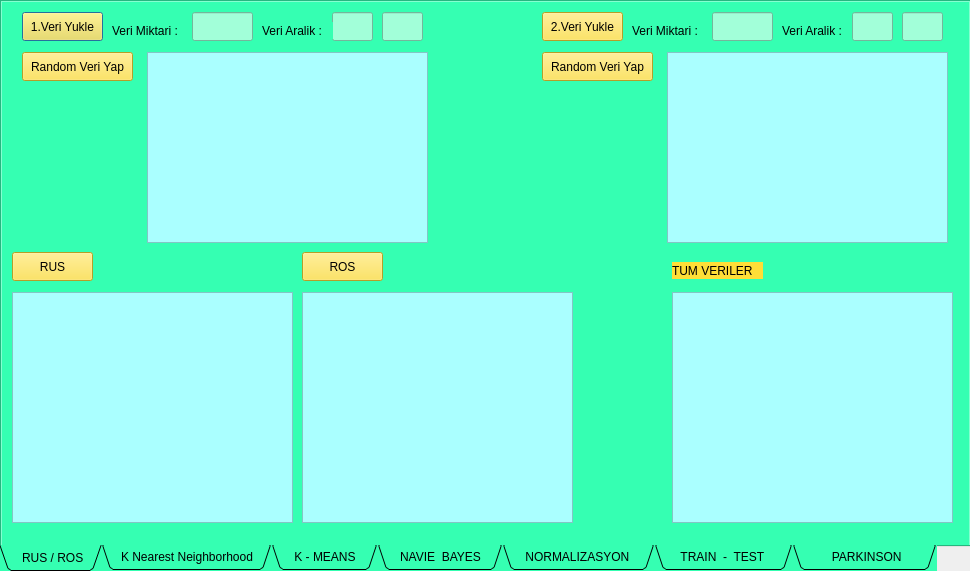
<?xml version="1.0" encoding="UTF-8"?>
<ui version="4.0">
 <class>Dialog</class>
 <widget class="QDialog" name="Dialog">
  <property name="geometry">
   <rect>
    <x>0</x>
    <y>0</y>
    <width>970</width>
    <height>571</height>
   </rect>
  </property>
  <property name="windowTitle">
   <string>Dialog</string>
  </property>
  <property name="styleSheet">
   <string notr="true"/>
  </property>
  <widget class="QTabWidget" name="tabWidget">
   <property name="geometry">
    <rect>
     <x>0</x>
     <y>0</y>
     <width>971</width>
     <height>571</height>
    </rect>
   </property>
   <property name="acceptDrops">
    <bool>false</bool>
   </property>
   <property name="layoutDirection">
    <enum>Qt::LeftToRight</enum>
   </property>
   <property name="autoFillBackground">
    <bool>false</bool>
   </property>
   <property name="styleSheet">
    <string notr="true">color: rgb(0, 0, 0);
background-color: rgb(53, 255, 178);</string>
   </property>
   <property name="tabPosition">
    <enum>QTabWidget::South</enum>
   </property>
   <property name="tabShape">
    <enum>QTabWidget::Triangular</enum>
   </property>
   <property name="currentIndex">
    <number>0</number>
   </property>
   <widget class="QWidget" name="tab">
    <attribute name="title">
     <string>   RUS / ROS  </string>
    </attribute>
    <widget class="QPushButton" name="RR_veriYukle1_btn">
     <property name="geometry">
      <rect>
       <x>20</x>
       <y>10</y>
       <width>81</width>
       <height>29</height>
      </rect>
     </property>
     <property name="styleSheet">
      <string notr="true">background-color: rgb(255, 222, 55);</string>
     </property>
     <property name="text">
      <string>1.Veri Yukle</string>
     </property>
    </widget>
    <widget class="QPushButton" name="RR_RveriOlustur1_btn">
     <property name="geometry">
      <rect>
       <x>20</x>
       <y>50</y>
       <width>111</width>
       <height>29</height>
      </rect>
     </property>
     <property name="styleSheet">
      <string notr="true">background-color: rgb(255, 222, 55);</string>
     </property>
     <property name="text">
      <string>Random Veri Yap</string>
     </property>
    </widget>
    <widget class="QLineEdit" name="RR_Varalik1_1_lineEd">
     <property name="geometry">
      <rect>
       <x>330</x>
       <y>10</y>
       <width>41</width>
       <height>29</height>
      </rect>
     </property>
     <property name="styleSheet">
      <string notr="true">background-color: rgb(162, 255, 217);</string>
     </property>
    </widget>
    <widget class="QLineEdit" name="RR_Varalik1_2_lineEd">
     <property name="geometry">
      <rect>
       <x>380</x>
       <y>10</y>
       <width>41</width>
       <height>29</height>
      </rect>
     </property>
     <property name="styleSheet">
      <string notr="true">background-color: rgb(162, 255, 217);</string>
     </property>
    </widget>
    <widget class="QLabel" name="label">
     <property name="geometry">
      <rect>
       <x>110</x>
       <y>20</y>
       <width>71</width>
       <height>17</height>
      </rect>
     </property>
     <property name="text">
      <string>Veri Miktari :</string>
     </property>
    </widget>
    <widget class="QLineEdit" name="RR_miktar1_lineEd">
     <property name="geometry">
      <rect>
       <x>190</x>
       <y>10</y>
       <width>61</width>
       <height>29</height>
      </rect>
     </property>
     <property name="styleSheet">
      <string notr="true">background-color: rgb(162, 255, 217);</string>
     </property>
    </widget>
    <widget class="QLabel" name="label_2">
     <property name="geometry">
      <rect>
       <x>260</x>
       <y>20</y>
       <width>71</width>
       <height>17</height>
      </rect>
     </property>
     <property name="text">
      <string>Veri Aralik :</string>
     </property>
    </widget>
    <widget class="QLineEdit" name="RR_miktar2_lineEd">
     <property name="geometry">
      <rect>
       <x>710</x>
       <y>10</y>
       <width>61</width>
       <height>29</height>
      </rect>
     </property>
     <property name="styleSheet">
      <string notr="true">background-color: rgb(162, 255, 217);</string>
     </property>
    </widget>
    <widget class="QPushButton" name="RR_RveriOlustur2_btn">
     <property name="geometry">
      <rect>
       <x>540</x>
       <y>50</y>
       <width>111</width>
       <height>29</height>
      </rect>
     </property>
     <property name="styleSheet">
      <string notr="true">background-color: rgb(255, 222, 55);</string>
     </property>
     <property name="text">
      <string>Random Veri Yap</string>
     </property>
    </widget>
    <widget class="QLabel" name="label_3">
     <property name="geometry">
      <rect>
       <x>630</x>
       <y>20</y>
       <width>71</width>
       <height>17</height>
      </rect>
     </property>
     <property name="text">
      <string>Veri Miktari :</string>
     </property>
    </widget>
    <widget class="QPushButton" name="RR_veriYukle2_btn">
     <property name="geometry">
      <rect>
       <x>540</x>
       <y>10</y>
       <width>81</width>
       <height>29</height>
      </rect>
     </property>
     <property name="styleSheet">
      <string notr="true">background-color: rgb(255, 222, 55);</string>
     </property>
     <property name="text">
      <string>2.Veri Yukle</string>
     </property>
    </widget>
    <widget class="QLabel" name="label_4">
     <property name="geometry">
      <rect>
       <x>780</x>
       <y>20</y>
       <width>71</width>
       <height>17</height>
      </rect>
     </property>
     <property name="text">
      <string>Veri Aralik :</string>
     </property>
    </widget>
    <widget class="QLineEdit" name="RR_Varalik2_1_lineEd">
     <property name="geometry">
      <rect>
       <x>850</x>
       <y>10</y>
       <width>41</width>
       <height>29</height>
      </rect>
     </property>
     <property name="styleSheet">
      <string notr="true">background-color: rgb(162, 255, 217);</string>
     </property>
    </widget>
    <widget class="QLineEdit" name="RR_Varalik2_2_lineEd">
     <property name="geometry">
      <rect>
       <x>900</x>
       <y>10</y>
       <width>41</width>
       <height>29</height>
      </rect>
     </property>
     <property name="styleSheet">
      <string notr="true">background-color: rgb(162, 255, 217);</string>
     </property>
    </widget>
    <widget class="QTableWidget" name="RR_1_tabelW">
     <property name="geometry">
      <rect>
       <x>145</x>
       <y>50</y>
       <width>281</width>
       <height>191</height>
      </rect>
     </property>
     <property name="styleSheet">
      <string notr="true">background-color: rgb(170, 255, 255);</string>
     </property>
    </widget>
    <widget class="QTableWidget" name="RR_2_tabelW">
     <property name="geometry">
      <rect>
       <x>665</x>
       <y>50</y>
       <width>281</width>
       <height>191</height>
      </rect>
     </property>
     <property name="styleSheet">
      <string notr="true">background-color: rgb(170, 255, 255);</string>
     </property>
    </widget>
    <widget class="QGraphicsView" name="RR_TUM_VERILER_GV">
     <property name="geometry">
      <rect>
       <x>670</x>
       <y>290</y>
       <width>281</width>
       <height>231</height>
      </rect>
     </property>
     <property name="styleSheet">
      <string notr="true">background-color: rgb(170, 255, 255);</string>
     </property>
    </widget>
    <widget class="QGraphicsView" name="RR_RUS_GV">
     <property name="geometry">
      <rect>
       <x>10</x>
       <y>290</y>
       <width>281</width>
       <height>231</height>
      </rect>
     </property>
     <property name="styleSheet">
      <string notr="true">background-color: rgb(170, 255, 255);</string>
     </property>
    </widget>
    <widget class="QGraphicsView" name="RR_ROS_GV">
     <property name="geometry">
      <rect>
       <x>300</x>
       <y>290</y>
       <width>271</width>
       <height>231</height>
      </rect>
     </property>
     <property name="styleSheet">
      <string notr="true">background-color: rgb(170, 255, 255);</string>
     </property>
    </widget>
    <widget class="QPushButton" name="RR_RUS_btn">
     <property name="geometry">
      <rect>
       <x>10</x>
       <y>250</y>
       <width>81</width>
       <height>29</height>
      </rect>
     </property>
     <property name="styleSheet">
      <string notr="true">background-color: rgb(255, 222, 55);</string>
     </property>
     <property name="text">
      <string>RUS</string>
     </property>
    </widget>
    <widget class="QPushButton" name="RR_ROS_btn">
     <property name="geometry">
      <rect>
       <x>300</x>
       <y>250</y>
       <width>81</width>
       <height>29</height>
      </rect>
     </property>
     <property name="styleSheet">
      <string notr="true">background-color: rgb(255, 222, 55);</string>
     </property>
     <property name="text">
      <string>ROS</string>
     </property>
    </widget>
    <widget class="QLabel" name="label_5">
     <property name="geometry">
      <rect>
       <x>670</x>
       <y>260</y>
       <width>91</width>
       <height>17</height>
      </rect>
     </property>
     <property name="styleSheet">
      <string notr="true">background-color: rgb(255, 222, 55);</string>
     </property>
     <property name="text">
      <string>TUM VERILER</string>
     </property>
    </widget>
   </widget>
   <widget class="QWidget" name="tab_2">
    <attribute name="title">
     <string>  K Nearest Neighborhood  </string>
    </attribute>
    <widget class="QTableWidget" name="KNN_1_tabWidget">
     <property name="geometry">
      <rect>
       <x>10</x>
       <y>50</y>
       <width>256</width>
       <height>461</height>
      </rect>
     </property>
     <property name="styleSheet">
      <string notr="true">background-color: rgb(170, 255, 255);</string>
     </property>
    </widget>
    <widget class="QPushButton" name="KNN_veriYukle_btn">
     <property name="geometry">
      <rect>
       <x>10</x>
       <y>10</y>
       <width>81</width>
       <height>29</height>
      </rect>
     </property>
     <property name="styleSheet">
      <string notr="true">background-color: rgb(180, 255, 130);</string>
     </property>
     <property name="text">
      <string>Veri Yukle</string>
     </property>
    </widget>
    <widget class="QGraphicsView" name="KNN_veriekle_GV">
     <property name="geometry">
      <rect>
       <x>275</x>
       <y>170</y>
       <width>331</width>
       <height>341</height>
      </rect>
     </property>
     <property name="styleSheet">
      <string notr="true">background-color: rgb(170, 255, 255);</string>
     </property>
    </widget>
    <widget class="QGraphicsView" name="KNN_sonuc_GV">
     <property name="geometry">
      <rect>
       <x>610</x>
       <y>170</y>
       <width>351</width>
       <height>341</height>
      </rect>
     </property>
     <property name="styleSheet">
      <string notr="true">background-color: rgb(170, 255, 255);</string>
     </property>
    </widget>
    <widget class="QPushButton" name="KNN_YeniveriYukle_btn">
     <property name="geometry">
      <rect>
       <x>460</x>
       <y>40</y>
       <width>121</width>
       <height>29</height>
      </rect>
     </property>
     <property name="styleSheet">
      <string notr="true">background-color: rgb(180, 255, 130);</string>
     </property>
     <property name="text">
      <string>Yeni Veri Ekle</string>
     </property>
    </widget>
    <widget class="QLineEdit" name="KNN_X_lineEd">
     <property name="geometry">
      <rect>
       <x>610</x>
       <y>40</y>
       <width>41</width>
       <height>29</height>
      </rect>
     </property>
     <property name="styleSheet">
      <string notr="true">background-color: rgb(138, 255, 246);</string>
     </property>
    </widget>
    <widget class="QLineEdit" name="KNN_Y_lineEd">
     <property name="geometry">
      <rect>
       <x>690</x>
       <y>40</y>
       <width>41</width>
       <height>29</height>
      </rect>
     </property>
     <property name="styleSheet">
      <string notr="true">background-color: rgb(138, 255, 246);</string>
     </property>
    </widget>
    <widget class="QPushButton" name="KNN_Kumeleme_btn">
     <property name="geometry">
      <rect>
       <x>530</x>
       <y>98</y>
       <width>171</width>
       <height>51</height>
      </rect>
     </property>
     <property name="styleSheet">
      <string notr="true">background-color: rgb(180, 255, 130);</string>
     </property>
     <property name="text">
      <string>Kumelemeyi Gerceklestir</string>
     </property>
    </widget>
    <widget class="QLabel" name="label_8">
     <property name="geometry">
      <rect>
       <x>620</x>
       <y>20</y>
       <width>16</width>
       <height>17</height>
      </rect>
     </property>
     <property name="text">
      <string>X</string>
     </property>
    </widget>
    <widget class="QLabel" name="label_9">
     <property name="geometry">
      <rect>
       <x>710</x>
       <y>20</y>
       <width>16</width>
       <height>17</height>
      </rect>
     </property>
     <property name="text">
      <string>Y</string>
     </property>
    </widget>
   </widget>
   <widget class="QWidget" name="tab_3">
    <attribute name="title">
     <string>   K - MEANS   </string>
    </attribute>
    <widget class="QTableWidget" name="Kmeans_tablo">
     <property name="geometry">
      <rect>
       <x>10</x>
       <y>50</y>
       <width>256</width>
       <height>451</height>
      </rect>
     </property>
     <property name="styleSheet">
      <string notr="true">background-color: rgb(170, 255, 255);</string>
     </property>
    </widget>
    <widget class="QPushButton" name="Kmeans_veriYukle_btn">
     <property name="geometry">
      <rect>
       <x>10</x>
       <y>10</y>
       <width>81</width>
       <height>29</height>
      </rect>
     </property>
     <property name="styleSheet">
      <string notr="true">background-color: rgb(255, 144, 46);</string>
     </property>
     <property name="text">
      <string>Veri Yuke</string>
     </property>
    </widget>
    <widget class="QPushButton" name="Kmeans_Kumele_btn">
     <property name="geometry">
      <rect>
       <x>370</x>
       <y>10</y>
       <width>91</width>
       <height>31</height>
      </rect>
     </property>
     <property name="styleSheet">
      <string notr="true">background-color: rgb(255, 144, 46);</string>
     </property>
     <property name="text">
      <string>Kumele</string>
     </property>
    </widget>
    <widget class="QGraphicsView" name="Kmeans_Kumele_GV">
     <property name="geometry">
      <rect>
       <x>370</x>
       <y>50</y>
       <width>561</width>
       <height>451</height>
      </rect>
     </property>
     <property name="styleSheet">
      <string notr="true">background-color: rgb(170, 255, 255);</string>
     </property>
    </widget>
   </widget>
   <widget class="QWidget" name="tab_4">
    <attribute name="title">
     <string>   NAVIE  BAYES   </string>
    </attribute>
    <widget class="QLineEdit" name="lineEdit">
     <property name="geometry">
      <rect>
       <x>240</x>
       <y>70</y>
       <width>441</width>
       <height>31</height>
      </rect>
     </property>
     <property name="styleSheet">
      <string notr="true">background-color: rgb(234, 254, 255);</string>
     </property>
    </widget>
    <widget class="QPushButton" name="NavieBay_btn">
     <property name="geometry">
      <rect>
       <x>370</x>
       <y>110</y>
       <width>181</width>
       <height>71</height>
      </rect>
     </property>
     <property name="styleSheet">
      <string notr="true">background-color: rgb(255, 210, 94);</string>
     </property>
     <property name="text">
      <string>Navie Bayes Tahmni</string>
     </property>
    </widget>
    <widget class="QLabel" name="label_12">
     <property name="geometry">
      <rect>
       <x>420</x>
       <y>40</y>
       <width>101</width>
       <height>16</height>
      </rect>
     </property>
     <property name="text">
      <string>Kelime Giriniz</string>
     </property>
    </widget>
    <widget class="QLabel" name="label_13">
     <property name="geometry">
      <rect>
       <x>170</x>
       <y>250</y>
       <width>121</width>
       <height>31</height>
      </rect>
     </property>
     <property name="text">
      <string>Kategorisi</string>
     </property>
    </widget>
    <widget class="QLabel" name="label_14">
     <property name="geometry">
      <rect>
       <x>380</x>
       <y>250</y>
       <width>121</width>
       <height>31</height>
      </rect>
     </property>
     <property name="text">
      <string>?????????</string>
     </property>
    </widget>
   </widget>
   <widget class="QWidget" name="tab_7">
    <attribute name="title">
     <string>   NORMALIZASYON    </string>
    </attribute>
    <widget class="QTableWidget" name="Norm_tablo_veriYukle">
     <property name="geometry">
      <rect>
       <x>10</x>
       <y>10</y>
       <width>361</width>
       <height>241</height>
      </rect>
     </property>
     <property name="styleSheet">
      <string notr="true">background-color: rgb(170, 255, 255);</string>
     </property>
    </widget>
    <widget class="QPushButton" name="Norm_btn_MinMax">
     <property name="geometry">
      <rect>
       <x>500</x>
       <y>80</y>
       <width>81</width>
       <height>81</height>
      </rect>
     </property>
     <property name="styleSheet">
      <string notr="true">background-color: rgb(0, 170, 255);</string>
     </property>
     <property name="text">
      <string>Min-Max</string>
     </property>
    </widget>
    <widget class="QPushButton" name="Norm_btn_veriYukle">
     <property name="geometry">
      <rect>
       <x>380</x>
       <y>80</y>
       <width>81</width>
       <height>81</height>
      </rect>
     </property>
     <property name="styleSheet">
      <string notr="true">background-color: rgb(0, 170, 255);</string>
     </property>
     <property name="text">
      <string>Veri Yükle</string>
     </property>
    </widget>
    <widget class="QTableWidget" name="Norm_tablo_MinMax">
     <property name="geometry">
      <rect>
       <x>590</x>
       <y>10</y>
       <width>371</width>
       <height>241</height>
      </rect>
     </property>
     <property name="styleSheet">
      <string notr="true">background-color: rgb(170, 255, 255);</string>
     </property>
    </widget>
    <widget class="QPushButton" name="Norm_btn_Zscore">
     <property name="geometry">
      <rect>
       <x>380</x>
       <y>350</y>
       <width>81</width>
       <height>81</height>
      </rect>
     </property>
     <property name="styleSheet">
      <string notr="true">background-color: rgb(0, 170, 255);</string>
     </property>
     <property name="text">
      <string>Z-Score</string>
     </property>
    </widget>
    <widget class="QPushButton" name="Norm_btn_Median">
     <property name="geometry">
      <rect>
       <x>500</x>
       <y>350</y>
       <width>81</width>
       <height>81</height>
      </rect>
     </property>
     <property name="styleSheet">
      <string notr="true">background-color: rgb(0, 170, 255);</string>
     </property>
     <property name="text">
      <string>Median</string>
     </property>
    </widget>
    <widget class="QTableWidget" name="Norm_tablo_Zscore">
     <property name="geometry">
      <rect>
       <x>10</x>
       <y>270</y>
       <width>361</width>
       <height>251</height>
      </rect>
     </property>
     <property name="styleSheet">
      <string notr="true">background-color: rgb(170, 255, 255);</string>
     </property>
    </widget>
    <widget class="QTableWidget" name="Norm_tablo_Median">
     <property name="geometry">
      <rect>
       <x>590</x>
       <y>270</y>
       <width>371</width>
       <height>251</height>
      </rect>
     </property>
     <property name="styleSheet">
      <string notr="true">background-color: rgb(170, 255, 255);</string>
     </property>
    </widget>
   </widget>
   <widget class="QWidget" name="tab_8">
    <attribute name="title">
     <string>    TRAIN  -  TEST     </string>
    </attribute>
    <widget class="QTableWidget" name="TT_tummu_Table">
     <property name="geometry">
      <rect>
       <x>10</x>
       <y>70</y>
       <width>291</width>
       <height>441</height>
      </rect>
     </property>
     <property name="styleSheet">
      <string notr="true">background-color: rgb(170, 255, 255);</string>
     </property>
    </widget>
    <widget class="QTableWidget" name="TT_train_Table">
     <property name="geometry">
      <rect>
       <x>330</x>
       <y>70</y>
       <width>256</width>
       <height>441</height>
      </rect>
     </property>
     <property name="styleSheet">
      <string notr="true">background-color: rgb(170, 255, 255);</string>
     </property>
    </widget>
    <widget class="QTableWidget" name="TT_test_Table">
     <property name="geometry">
      <rect>
       <x>680</x>
       <y>70</y>
       <width>256</width>
       <height>441</height>
      </rect>
     </property>
     <property name="styleSheet">
      <string notr="true">background-color: rgb(170, 255, 255);</string>
     </property>
    </widget>
    <widget class="QLabel" name="label_6">
     <property name="geometry">
      <rect>
       <x>10</x>
       <y>50</y>
       <width>91</width>
       <height>17</height>
      </rect>
     </property>
     <property name="text">
      <string>Tum veriler</string>
     </property>
    </widget>
    <widget class="QLabel" name="label_7">
     <property name="geometry">
      <rect>
       <x>330</x>
       <y>50</y>
       <width>91</width>
       <height>17</height>
      </rect>
     </property>
     <property name="text">
      <string>Train veriler</string>
     </property>
    </widget>
    <widget class="QLabel" name="label_10">
     <property name="geometry">
      <rect>
       <x>680</x>
       <y>50</y>
       <width>81</width>
       <height>17</height>
      </rect>
     </property>
     <property name="text">
      <string>Test veriler</string>
     </property>
    </widget>
    <widget class="QPushButton" name="TT_upload_btn">
     <property name="geometry">
      <rect>
       <x>10</x>
       <y>10</y>
       <width>89</width>
       <height>29</height>
      </rect>
     </property>
     <property name="styleSheet">
      <string notr="true">background-color: rgb(255, 217, 65);</string>
     </property>
     <property name="text">
      <string>Upload</string>
     </property>
    </widget>
    <widget class="QLabel" name="label_11">
     <property name="geometry">
      <rect>
       <x>330</x>
       <y>20</y>
       <width>91</width>
       <height>17</height>
      </rect>
     </property>
     <property name="text">
      <string>Train Percent :</string>
     </property>
    </widget>
    <widget class="QComboBox" name="TT_comboBox">
     <property name="geometry">
      <rect>
       <x>420</x>
       <y>10</y>
       <width>71</width>
       <height>31</height>
      </rect>
     </property>
     <property name="styleSheet">
      <string notr="true">background-color: rgb(255, 252, 151);</string>
     </property>
     <item>
      <property name="text">
       <string>10</string>
      </property>
     </item>
     <item>
      <property name="text">
       <string>20</string>
      </property>
     </item>
     <item>
      <property name="text">
       <string>30</string>
      </property>
     </item>
     <item>
      <property name="text">
       <string>40</string>
      </property>
     </item>
     <item>
      <property name="text">
       <string>50</string>
      </property>
     </item>
     <item>
      <property name="text">
       <string>60</string>
      </property>
     </item>
     <item>
      <property name="text">
       <string>70</string>
      </property>
     </item>
     <item>
      <property name="text">
       <string>80</string>
      </property>
     </item>
     <item>
      <property name="text">
       <string>90</string>
      </property>
     </item>
    </widget>
    <widget class="QPushButton" name="TT_uygula_btn">
     <property name="geometry">
      <rect>
       <x>500</x>
       <y>10</y>
       <width>101</width>
       <height>31</height>
      </rect>
     </property>
     <property name="styleSheet">
      <string notr="true">background-color: rgb(255, 217, 65);</string>
     </property>
     <property name="text">
      <string>Uygula</string>
     </property>
    </widget>
    <widget class="QPushButton" name="RanForest_uygula_btn">
     <property name="geometry">
      <rect>
       <x>630</x>
       <y>10</y>
       <width>101</width>
       <height>31</height>
      </rect>
     </property>
     <property name="styleSheet">
      <string notr="true">background-color: rgb(255, 217, 65);</string>
     </property>
     <property name="text">
      <string>Random Forest</string>
     </property>
    </widget>
    <widget class="QLabel" name="label_16">
     <property name="geometry">
      <rect>
       <x>740</x>
       <y>20</y>
       <width>91</width>
       <height>17</height>
      </rect>
     </property>
     <property name="text">
      <string>Basari orani :</string>
     </property>
    </widget>
    <widget class="QLabel" name="label_17">
     <property name="geometry">
      <rect>
       <x>820</x>
       <y>20</y>
       <width>141</width>
       <height>17</height>
      </rect>
     </property>
     <property name="text">
      <string>0</string>
     </property>
    </widget>
   </widget>
   <widget class="QWidget" name="tab_9">
    <attribute name="title">
     <string>        PARKINSON       </string>
    </attribute>
    <widget class="QLabel" name="label_61">
     <property name="geometry">
      <rect>
       <x>540</x>
       <y>0</y>
       <width>211</width>
       <height>20</height>
      </rect>
     </property>
     <property name="font">
      <font>
       <pointsize>15</pointsize>
      </font>
     </property>
     <property name="text">
      <string>SST Test Veri Kümesi</string>
     </property>
    </widget>
    <widget class="QLabel" name="label_59">
     <property name="geometry">
      <rect>
       <x>10</x>
       <y>140</y>
       <width>211</width>
       <height>20</height>
      </rect>
     </property>
     <property name="font">
      <font>
       <pointsize>15</pointsize>
      </font>
     </property>
     <property name="text">
      <string>DST Train Veri Kümesi</string>
     </property>
    </widget>
    <widget class="QTableWidget" name="tableWidget_1_14">
     <property name="geometry">
      <rect>
       <x>530</x>
       <y>300</y>
       <width>400</width>
       <height>111</height>
      </rect>
     </property>
     <property name="styleSheet">
      <string notr="true">background-color: rgb(170, 255, 255);</string>
     </property>
    </widget>
    <widget class="QTableWidget" name="tableWidget_1_12">
     <property name="geometry">
      <rect>
       <x>530</x>
       <y>20</y>
       <width>400</width>
       <height>111</height>
      </rect>
     </property>
     <property name="styleSheet">
      <string notr="true">background-color: rgb(170, 255, 255);</string>
     </property>
    </widget>
    <widget class="QLabel" name="label_58">
     <property name="geometry">
      <rect>
       <x>20</x>
       <y>0</y>
       <width>211</width>
       <height>20</height>
      </rect>
     </property>
     <property name="font">
      <font>
       <pointsize>15</pointsize>
      </font>
     </property>
     <property name="text">
      <string>SST Train Veri Kümesi</string>
     </property>
    </widget>
    <widget class="QLabel" name="label_62">
     <property name="geometry">
      <rect>
       <x>540</x>
       <y>140</y>
       <width>201</width>
       <height>20</height>
      </rect>
     </property>
     <property name="font">
      <font>
       <pointsize>15</pointsize>
      </font>
     </property>
     <property name="text">
      <string>DST Test Veri Kümesi</string>
     </property>
    </widget>
    <widget class="QTableWidget" name="tableWidget_1_10">
     <property name="geometry">
      <rect>
       <x>10</x>
       <y>160</y>
       <width>400</width>
       <height>111</height>
      </rect>
     </property>
     <property name="styleSheet">
      <string notr="true">background-color: rgb(170, 255, 255);</string>
     </property>
    </widget>
    <widget class="QPushButton" name="pushButton_6">
     <property name="geometry">
      <rect>
       <x>10</x>
       <y>430</y>
       <width>111</width>
       <height>71</height>
      </rect>
     </property>
     <property name="styleSheet">
      <string notr="true">background-color: rgb(164, 157, 255);</string>
     </property>
     <property name="text">
      <string>Verileri 
 Yükle</string>
     </property>
    </widget>
    <widget class="QTableWidget" name="tableWidget_1_13">
     <property name="geometry">
      <rect>
       <x>530</x>
       <y>160</y>
       <width>400</width>
       <height>111</height>
      </rect>
     </property>
     <property name="styleSheet">
      <string notr="true">background-color: rgb(170, 255, 255);</string>
     </property>
    </widget>
    <widget class="QLabel" name="label_63">
     <property name="geometry">
      <rect>
       <x>540</x>
       <y>280</y>
       <width>211</width>
       <height>20</height>
      </rect>
     </property>
     <property name="font">
      <font>
       <pointsize>15</pointsize>
      </font>
     </property>
     <property name="text">
      <string>STCP Test Veri Kümesi</string>
     </property>
    </widget>
    <widget class="QLabel" name="label_60">
     <property name="geometry">
      <rect>
       <x>10</x>
       <y>280</y>
       <width>181</width>
       <height>20</height>
      </rect>
     </property>
     <property name="font">
      <font>
       <pointsize>15</pointsize>
      </font>
     </property>
     <property name="text">
      <string>STCP Train Veri Kümesi</string>
     </property>
    </widget>
    <widget class="QTableWidget" name="tableWidget_1_11">
     <property name="geometry">
      <rect>
       <x>10</x>
       <y>300</y>
       <width>400</width>
       <height>111</height>
      </rect>
     </property>
     <property name="styleSheet">
      <string notr="true">background-color: rgb(170, 255, 255);</string>
     </property>
    </widget>
    <widget class="QTableWidget" name="tableWidget_1_9">
     <property name="geometry">
      <rect>
       <x>10</x>
       <y>20</y>
       <width>400</width>
       <height>111</height>
      </rect>
     </property>
     <property name="styleSheet">
      <string notr="true">background-color: rgb(170, 255, 255);</string>
     </property>
    </widget>
    <widget class="QPushButton" name="pushButton_3">
     <property name="geometry">
      <rect>
       <x>150</x>
       <y>470</y>
       <width>111</width>
       <height>41</height>
      </rect>
     </property>
     <property name="styleSheet">
      <string notr="true">background-color: rgb(164, 157, 255);</string>
     </property>
     <property name="text">
      <string>DST</string>
     </property>
    </widget>
    <widget class="QPushButton" name="pushButton">
     <property name="geometry">
      <rect>
       <x>150</x>
       <y>420</y>
       <width>111</width>
       <height>41</height>
      </rect>
     </property>
     <property name="styleSheet">
      <string notr="true">background-color: rgb(164, 157, 255);</string>
     </property>
     <property name="text">
      <string>SST</string>
     </property>
    </widget>
    <widget class="QPushButton" name="pushButton_2">
     <property name="geometry">
      <rect>
       <x>280</x>
       <y>420</y>
       <width>111</width>
       <height>41</height>
      </rect>
     </property>
     <property name="styleSheet">
      <string notr="true">background-color: rgb(164, 157, 255);</string>
     </property>
     <property name="text">
      <string>STPC</string>
     </property>
    </widget>
    <widget class="QPushButton" name="pushButton_4">
     <property name="geometry">
      <rect>
       <x>280</x>
       <y>470</y>
       <width>111</width>
       <height>41</height>
      </rect>
     </property>
     <property name="styleSheet">
      <string notr="true">background-color: rgb(164, 157, 255);</string>
     </property>
     <property name="text">
      <string>Tümünü Ver</string>
     </property>
    </widget>
    <widget class="QPushButton" name="pushButton_5">
     <property name="geometry">
      <rect>
       <x>410</x>
       <y>420</y>
       <width>111</width>
       <height>41</height>
      </rect>
     </property>
     <property name="styleSheet">
      <string notr="true">background-color: rgb(164, 157, 255);</string>
     </property>
     <property name="text">
      <string>Random Forest</string>
     </property>
    </widget>
    <widget class="QLabel" name="label_64">
     <property name="geometry">
      <rect>
       <x>410</x>
       <y>480</y>
       <width>481</width>
       <height>20</height>
      </rect>
     </property>
     <property name="font">
      <font>
       <pointsize>15</pointsize>
      </font>
     </property>
     <property name="text">
      <string>Result</string>
     </property>
    </widget>
   </widget>
  </widget>
 </widget>
 <resources/>
 <connections/>
</ui>
